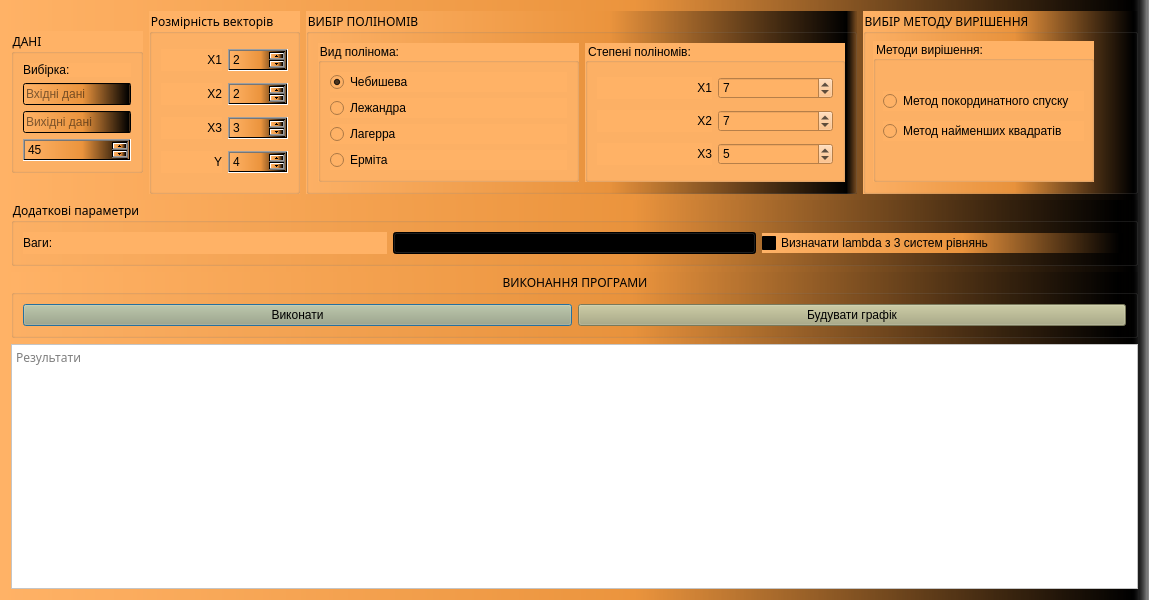
 <widget class="QWidget" name="Form">
  <property name="geometry">
   <rect>
    <x>0</x>
    <y>0</y>
    <width>1149</width>
    <height>600</height>
   </rect>
  </property>
  <property name="palette">
   <palette>
    <active>
     <colorrole role="Button">
      <brush brushstyle="LinearGradientPattern">
       <gradient startx="0.000000000000000" starty="0.000000000000000" endx="1.000000000000000" endy="0.000000000000000" type="LinearGradient" spread="PadSpread" coordinatemode="ObjectBoundingMode">
        <gradientstop position="0.000000000000000">
         <color alpha="255">
          <red>255</red>
          <green>178</green>
          <blue>102</blue>
         </color>
        </gradientstop>
        <gradientstop position="0.550000000000000">
         <color alpha="255">
          <red>235</red>
          <green>148</green>
          <blue>61</blue>
         </color>
        </gradientstop>
        <gradientstop position="0.980000000000000">
         <color alpha="255">
          <red>0</red>
          <green>0</green>
          <blue>0</blue>
         </color>
        </gradientstop>
        <gradientstop position="1.000000000000000">
         <color alpha="0">
          <red>0</red>
          <green>0</green>
          <blue>0</blue>
         </color>
        </gradientstop>
       </gradient>
      </brush>
     </colorrole>
     <colorrole role="Base">
      <brush brushstyle="LinearGradientPattern">
       <gradient startx="0.000000000000000" starty="0.000000000000000" endx="1.000000000000000" endy="0.000000000000000" type="LinearGradient" spread="PadSpread" coordinatemode="ObjectBoundingMode">
        <gradientstop position="0.000000000000000">
         <color alpha="255">
          <red>255</red>
          <green>178</green>
          <blue>102</blue>
         </color>
        </gradientstop>
        <gradientstop position="0.550000000000000">
         <color alpha="255">
          <red>235</red>
          <green>148</green>
          <blue>61</blue>
         </color>
        </gradientstop>
        <gradientstop position="0.980000000000000">
         <color alpha="255">
          <red>0</red>
          <green>0</green>
          <blue>0</blue>
         </color>
        </gradientstop>
        <gradientstop position="1.000000000000000">
         <color alpha="0">
          <red>0</red>
          <green>0</green>
          <blue>0</blue>
         </color>
        </gradientstop>
       </gradient>
      </brush>
     </colorrole>
     <colorrole role="Window">
      <brush brushstyle="LinearGradientPattern">
       <gradient startx="0.000000000000000" starty="0.000000000000000" endx="1.000000000000000" endy="0.000000000000000" type="LinearGradient" spread="PadSpread" coordinatemode="ObjectBoundingMode">
        <gradientstop position="0.000000000000000">
         <color alpha="255">
          <red>255</red>
          <green>178</green>
          <blue>102</blue>
         </color>
        </gradientstop>
        <gradientstop position="0.550000000000000">
         <color alpha="255">
          <red>235</red>
          <green>148</green>
          <blue>61</blue>
         </color>
        </gradientstop>
        <gradientstop position="0.980000000000000">
         <color alpha="255">
          <red>0</red>
          <green>0</green>
          <blue>0</blue>
         </color>
        </gradientstop>
        <gradientstop position="1.000000000000000">
         <color alpha="0">
          <red>0</red>
          <green>0</green>
          <blue>0</blue>
         </color>
        </gradientstop>
       </gradient>
      </brush>
     </colorrole>
    </active>
    <inactive>
     <colorrole role="Button">
      <brush brushstyle="LinearGradientPattern">
       <gradient startx="0.000000000000000" starty="0.000000000000000" endx="1.000000000000000" endy="0.000000000000000" type="LinearGradient" spread="PadSpread" coordinatemode="ObjectBoundingMode">
        <gradientstop position="0.000000000000000">
         <color alpha="255">
          <red>255</red>
          <green>178</green>
          <blue>102</blue>
         </color>
        </gradientstop>
        <gradientstop position="0.550000000000000">
         <color alpha="255">
          <red>235</red>
          <green>148</green>
          <blue>61</blue>
         </color>
        </gradientstop>
        <gradientstop position="0.980000000000000">
         <color alpha="255">
          <red>0</red>
          <green>0</green>
          <blue>0</blue>
         </color>
        </gradientstop>
        <gradientstop position="1.000000000000000">
         <color alpha="0">
          <red>0</red>
          <green>0</green>
          <blue>0</blue>
         </color>
        </gradientstop>
       </gradient>
      </brush>
     </colorrole>
     <colorrole role="Base">
      <brush brushstyle="LinearGradientPattern">
       <gradient startx="0.000000000000000" starty="0.000000000000000" endx="1.000000000000000" endy="0.000000000000000" type="LinearGradient" spread="PadSpread" coordinatemode="ObjectBoundingMode">
        <gradientstop position="0.000000000000000">
         <color alpha="255">
          <red>255</red>
          <green>178</green>
          <blue>102</blue>
         </color>
        </gradientstop>
        <gradientstop position="0.550000000000000">
         <color alpha="255">
          <red>235</red>
          <green>148</green>
          <blue>61</blue>
         </color>
        </gradientstop>
        <gradientstop position="0.980000000000000">
         <color alpha="255">
          <red>0</red>
          <green>0</green>
          <blue>0</blue>
         </color>
        </gradientstop>
        <gradientstop position="1.000000000000000">
         <color alpha="0">
          <red>0</red>
          <green>0</green>
          <blue>0</blue>
         </color>
        </gradientstop>
       </gradient>
      </brush>
     </colorrole>
     <colorrole role="Window">
      <brush brushstyle="LinearGradientPattern">
       <gradient startx="0.000000000000000" starty="0.000000000000000" endx="1.000000000000000" endy="0.000000000000000" type="LinearGradient" spread="PadSpread" coordinatemode="ObjectBoundingMode">
        <gradientstop position="0.000000000000000">
         <color alpha="255">
          <red>255</red>
          <green>178</green>
          <blue>102</blue>
         </color>
        </gradientstop>
        <gradientstop position="0.550000000000000">
         <color alpha="255">
          <red>235</red>
          <green>148</green>
          <blue>61</blue>
         </color>
        </gradientstop>
        <gradientstop position="0.980000000000000">
         <color alpha="255">
          <red>0</red>
          <green>0</green>
          <blue>0</blue>
         </color>
        </gradientstop>
        <gradientstop position="1.000000000000000">
         <color alpha="0">
          <red>0</red>
          <green>0</green>
          <blue>0</blue>
         </color>
        </gradientstop>
       </gradient>
      </brush>
     </colorrole>
    </inactive>
    <disabled>
     <colorrole role="Button">
      <brush brushstyle="LinearGradientPattern">
       <gradient startx="0.000000000000000" starty="0.000000000000000" endx="1.000000000000000" endy="0.000000000000000" type="LinearGradient" spread="PadSpread" coordinatemode="ObjectBoundingMode">
        <gradientstop position="0.000000000000000">
         <color alpha="255">
          <red>255</red>
          <green>178</green>
          <blue>102</blue>
         </color>
        </gradientstop>
        <gradientstop position="0.550000000000000">
         <color alpha="255">
          <red>235</red>
          <green>148</green>
          <blue>61</blue>
         </color>
        </gradientstop>
        <gradientstop position="0.980000000000000">
         <color alpha="255">
          <red>0</red>
          <green>0</green>
          <blue>0</blue>
         </color>
        </gradientstop>
        <gradientstop position="1.000000000000000">
         <color alpha="0">
          <red>0</red>
          <green>0</green>
          <blue>0</blue>
         </color>
        </gradientstop>
       </gradient>
      </brush>
     </colorrole>
     <colorrole role="Base">
      <brush brushstyle="LinearGradientPattern">
       <gradient startx="0.000000000000000" starty="0.000000000000000" endx="1.000000000000000" endy="0.000000000000000" type="LinearGradient" spread="PadSpread" coordinatemode="ObjectBoundingMode">
        <gradientstop position="0.000000000000000">
         <color alpha="255">
          <red>255</red>
          <green>178</green>
          <blue>102</blue>
         </color>
        </gradientstop>
        <gradientstop position="0.550000000000000">
         <color alpha="255">
          <red>235</red>
          <green>148</green>
          <blue>61</blue>
         </color>
        </gradientstop>
        <gradientstop position="0.980000000000000">
         <color alpha="255">
          <red>0</red>
          <green>0</green>
          <blue>0</blue>
         </color>
        </gradientstop>
        <gradientstop position="1.000000000000000">
         <color alpha="0">
          <red>0</red>
          <green>0</green>
          <blue>0</blue>
         </color>
        </gradientstop>
       </gradient>
      </brush>
     </colorrole>
     <colorrole role="Window">
      <brush brushstyle="LinearGradientPattern">
       <gradient startx="0.000000000000000" starty="0.000000000000000" endx="1.000000000000000" endy="0.000000000000000" type="LinearGradient" spread="PadSpread" coordinatemode="ObjectBoundingMode">
        <gradientstop position="0.000000000000000">
         <color alpha="255">
          <red>255</red>
          <green>178</green>
          <blue>102</blue>
         </color>
        </gradientstop>
        <gradientstop position="0.550000000000000">
         <color alpha="255">
          <red>235</red>
          <green>148</green>
          <blue>61</blue>
         </color>
        </gradientstop>
        <gradientstop position="0.980000000000000">
         <color alpha="255">
          <red>0</red>
          <green>0</green>
          <blue>0</blue>
         </color>
        </gradientstop>
        <gradientstop position="1.000000000000000">
         <color alpha="0">
          <red>0</red>
          <green>0</green>
          <blue>0</blue>
         </color>
        </gradientstop>
       </gradient>
      </brush>
     </colorrole>
    </disabled>
   </palette>
  </property>
  <property name="font">
   <font>
    <family>Microsoft New Tai Lue</family>
    <weight>50</weight>
    <bold>false</bold>
   </font>
  </property>
  <property name="windowTitle">
   <string>Form1</string>
  </property>
  <property name="autoFillBackground">
   <bool>false</bool>
  </property>
  <property name="styleSheet">
   <string notr="true">background-color:qlineargradient(spread:pad, x1:0, y1:0, x2:1, y2:0, stop:0 rgba(255, 178, 102, 255), stop:0.55 rgba(235, 148, 61, 255), stop:0.98 rgba(0, 0, 0, 255), stop:1 rgba(0, 0, 0, 0))</string>
  </property>
  <layout class="QGridLayout" name="gridLayout_2">
   <item row="1" column="0" colspan="5">
    <widget class="QGroupBox" name="groupBox_7">
     <property name="title">
      <string>Додаткові параметри</string>
     </property>
     <layout class="QHBoxLayout" name="horizontalLayout_3">
      <item>
       <widget class="QLabel" name="label_9">
        <property name="autoFillBackground">
         <bool>false</bool>
        </property>
        <property name="styleSheet">
         <string notr="true">background-color: rgba(255, 178, 102, 255)</string>
        </property>
        <property name="text">
         <string>Ваги:</string>
        </property>
       </widget>
      </item>
      <item>
       <widget class="QComboBox" name="weights_box">
        <property name="currentText">
         <string>average</string>
        </property>
        <item>
         <property name="text">
          <string>average</string>
         </property>
        </item>
        <item>
         <property name="text">
          <string>scaled</string>
         </property>
        </item>
        <item>
         <property name="text">
          <string>width_interval</string>
         </property>
        </item>
       </widget>
      </item>
      <item>
       <widget class="QCheckBox" name="lambda_check">
        <property name="autoFillBackground">
         <bool>false</bool>
        </property>
        <property name="styleSheet">
         <string notr="true">background-color: qlineargradient(spread:pad, x1:0, y1:0, x2:1, y2:0, stop:0 rgba(255, 178, 102, 255), stop:0.55 rgba(235, 148, 61, 255), stop:0.98 rgba(0, 0, 0, 255), stop:1 rgba(0, 0, 0, 0));</string>
        </property>
        <property name="text">
         <string>Визначати lambda з 3 систем рівнянь</string>
        </property>
       </widget>
      </item>
     </layout>
    </widget>
   </item>
   <item row="0" column="2" colspan="2">
    <widget class="QGroupBox" name="groupBox_5">
     <property name="title">
      <string>ВИБІР ПОЛІНОМІВ</string>
     </property>
     <layout class="QHBoxLayout" name="horizontalLayout">
      <item>
       <widget class="QGroupBox" name="groupBox_3">
        <property name="styleSheet">
         <string notr="true">background-color: rgba(255, 178, 102, 255)</string>
        </property>
        <property name="title">
         <string>Вид полінома:</string>
        </property>
        <layout class="QVBoxLayout" name="verticalLayout">
         <item>
          <widget class="QRadioButton" name="radio_cheb">
           <property name="styleSheet">
            <string notr="true">background-color: rgba(255, 178, 102, 255)</string>
           </property>
           <property name="text">
            <string>Чебишева</string>
           </property>
           <property name="checked">
            <bool>true</bool>
           </property>
          </widget>
         </item>
         <item>
          <widget class="QRadioButton" name="radio_legend">
           <property name="styleSheet">
            <string notr="true">background-color:rgba(255, 178, 102, 255)</string>
           </property>
           <property name="text">
            <string>Лежандра</string>
           </property>
          </widget>
         </item>
         <item>
          <widget class="QRadioButton" name="radio_lagg">
           <property name="styleSheet">
            <string notr="true">background-color: rgba(255, 178, 102, 255)</string>
           </property>
           <property name="text">
            <string>Лагерра</string>
           </property>
          </widget>
         </item>
         <item>
          <widget class="QRadioButton" name="radio_herm">
           <property name="styleSheet">
            <string notr="true">background-color:rgba(255, 178, 102, 255)</string>
           </property>
           <property name="text">
            <string>Ерміта</string>
           </property>
          </widget>
         </item>
        </layout>
       </widget>
      </item>
      <item>
       <widget class="QGroupBox" name="groupBox_4">
        <property name="styleSheet">
         <string notr="true">background-color: rgba(255, 178, 102, 255)</string>
        </property>
        <property name="title">
         <string>Степені поліномів:</string>
        </property>
        <layout class="QGridLayout" name="gridLayout_4">
         <item row="1" column="1">
          <widget class="QSpinBox" name="x2_deg">
           <property name="value">
            <number>7</number>
           </property>
          </widget>
         </item>
         <item row="0" column="0">
          <widget class="QLabel" name="label_6">
           <property name="styleSheet">
            <string notr="true">background-color: rgba(255, 178, 102, 255)</string>
           </property>
           <property name="text">
            <string>X1</string>
           </property>
           <property name="alignment">
            <set>Qt::AlignRight|Qt::AlignTrailing|Qt::AlignVCenter</set>
           </property>
          </widget>
         </item>
         <item row="0" column="1">
          <widget class="QSpinBox" name="x1_deg">
           <property name="value">
            <number>7</number>
           </property>
          </widget>
         </item>
         <item row="2" column="0">
          <widget class="QLabel" name="label_7">
           <property name="styleSheet">
            <string notr="true">background-color: rgba(255, 178, 102, 255)</string>
           </property>
           <property name="text">
            <string>X3</string>
           </property>
           <property name="alignment">
            <set>Qt::AlignRight|Qt::AlignTrailing|Qt::AlignVCenter</set>
           </property>
          </widget>
         </item>
         <item row="2" column="1">
          <widget class="QSpinBox" name="x3_deg">
           <property name="value">
            <number>5</number>
           </property>
          </widget>
         </item>
         <item row="1" column="0">
          <widget class="QLabel" name="label_8">
           <property name="styleSheet">
            <string notr="true">background-color:rgba(255, 178, 102, 255)</string>
           </property>
           <property name="text">
            <string>X2</string>
           </property>
           <property name="alignment">
            <set>Qt::AlignRight|Qt::AlignTrailing|Qt::AlignVCenter</set>
           </property>
          </widget>
         </item>
        </layout>
       </widget>
      </item>
     </layout>
    </widget>
   </item>
   <item row="2" column="0" colspan="5">
    <widget class="QGroupBox" name="groupBox_6">
     <property name="title">
      <string>ВИКОНАННЯ ПРОГРАМИ</string>
     </property>
     <property name="alignment">
      <set>Qt::AlignCenter</set>
     </property>
     <layout class="QHBoxLayout" name="horizontalLayout_2">
      <item>
       <widget class="QPushButton" name="exec_button">
        <property name="autoFillBackground">
         <bool>false</bool>
        </property>
        <property name="styleSheet">
         <string notr="true">background-color: rgb(170, 170, 127);</string>
        </property>
        <property name="text">
         <string>Виконати</string>
        </property>
        <property name="default">
         <bool>true</bool>
        </property>
        <property name="flat">
         <bool>false</bool>
        </property>
       </widget>
      </item>
      <item>
       <widget class="QPushButton" name="plot_button">
        <property name="styleSheet">
         <string notr="true">background-color: rgb(170, 170, 127);</string>
        </property>
        <property name="text">
         <string>Будувати графік</string>
        </property>
       </widget>
      </item>
     </layout>
    </widget>
   </item>
   <item row="0" column="1">
    <widget class="QGroupBox" name="groupBox_2">
     <property name="sizePolicy">
      <sizepolicy hsizetype="Fixed" vsizetype="Preferred">
       <horstretch>0</horstretch>
       <verstretch>0</verstretch>
      </sizepolicy>
     </property>
     <property name="palette">
      <palette>
       <active>
        <colorrole role="Button">
         <brush brushstyle="SolidPattern">
          <color alpha="255">
           <red>255</red>
           <green>178</green>
           <blue>102</blue>
          </color>
         </brush>
        </colorrole>
        <colorrole role="Base">
         <brush brushstyle="SolidPattern">
          <color alpha="255">
           <red>255</red>
           <green>178</green>
           <blue>102</blue>
          </color>
         </brush>
        </colorrole>
        <colorrole role="Window">
         <brush brushstyle="SolidPattern">
          <color alpha="255">
           <red>255</red>
           <green>178</green>
           <blue>102</blue>
          </color>
         </brush>
        </colorrole>
       </active>
       <inactive>
        <colorrole role="Button">
         <brush brushstyle="SolidPattern">
          <color alpha="255">
           <red>255</red>
           <green>178</green>
           <blue>102</blue>
          </color>
         </brush>
        </colorrole>
        <colorrole role="Base">
         <brush brushstyle="SolidPattern">
          <color alpha="255">
           <red>255</red>
           <green>178</green>
           <blue>102</blue>
          </color>
         </brush>
        </colorrole>
        <colorrole role="Window">
         <brush brushstyle="SolidPattern">
          <color alpha="255">
           <red>255</red>
           <green>178</green>
           <blue>102</blue>
          </color>
         </brush>
        </colorrole>
       </inactive>
       <disabled>
        <colorrole role="Button">
         <brush brushstyle="SolidPattern">
          <color alpha="255">
           <red>255</red>
           <green>178</green>
           <blue>102</blue>
          </color>
         </brush>
        </colorrole>
        <colorrole role="Base">
         <brush brushstyle="SolidPattern">
          <color alpha="255">
           <red>255</red>
           <green>178</green>
           <blue>102</blue>
          </color>
         </brush>
        </colorrole>
        <colorrole role="Window">
         <brush brushstyle="SolidPattern">
          <color alpha="255">
           <red>255</red>
           <green>178</green>
           <blue>102</blue>
          </color>
         </brush>
        </colorrole>
       </disabled>
      </palette>
     </property>
     <property name="styleSheet">
      <string notr="true">background-color: rgba(255, 178, 102, 255)</string>
     </property>
     <property name="title">
      <string>Розмірність векторів</string>
     </property>
     <layout class="QGridLayout" name="gridLayout_3">
      <item row="2" column="0">
       <widget class="QLabel" name="label_4">
        <property name="styleSheet">
         <string notr="true">background-color: rgba(255, 178, 102, 255)</string>
        </property>
        <property name="text">
         <string>X3</string>
        </property>
        <property name="alignment">
         <set>Qt::AlignRight|Qt::AlignTrailing|Qt::AlignVCenter</set>
        </property>
       </widget>
      </item>
      <item row="0" column="1">
       <widget class="QSpinBox" name="x1_dim">
        <property name="styleSheet">
         <string notr="true">background-color: qlineargradient(spread:pad, x1:0, y1:0, x2:1, y2:0, stop:0 rgba(255, 178, 102, 255), stop:0.55 rgba(235, 148, 61, 255), stop:0.98 rgba(0, 0, 0, 255), stop:1 rgba(0, 0, 0, 0));</string>
        </property>
        <property name="value">
         <number>2</number>
        </property>
       </widget>
      </item>
      <item row="0" column="0">
       <widget class="QLabel" name="label_2">
        <property name="styleSheet">
         <string notr="true">background-color: rgba(255, 178, 102, 255)</string>
        </property>
        <property name="text">
         <string>X1</string>
        </property>
        <property name="alignment">
         <set>Qt::AlignRight|Qt::AlignTrailing|Qt::AlignVCenter</set>
        </property>
       </widget>
      </item>
      <item row="3" column="1">
       <widget class="QSpinBox" name="y_dim">
        <property name="styleSheet">
         <string notr="true">background-color: qlineargradient(spread:pad, x1:0, y1:0, x2:1, y2:0, stop:0 rgba(255, 178, 102, 255), stop:0.55 rgba(235, 148, 61, 255), stop:0.98 rgba(0, 0, 0, 255), stop:1 rgba(0, 0, 0, 0));</string>
        </property>
        <property name="value">
         <number>4</number>
        </property>
       </widget>
      </item>
      <item row="1" column="0">
       <widget class="QLabel" name="label_3">
        <property name="styleSheet">
         <string notr="true">background-color: rgba(255, 178, 102, 255)</string>
        </property>
        <property name="text">
         <string>X2</string>
        </property>
        <property name="alignment">
         <set>Qt::AlignRight|Qt::AlignTrailing|Qt::AlignVCenter</set>
        </property>
       </widget>
      </item>
      <item row="3" column="0">
       <widget class="QLabel" name="label_5">
        <property name="styleSheet">
         <string notr="true">background-color: rgba(255, 178, 102, 255)</string>
        </property>
        <property name="text">
         <string>Y</string>
        </property>
        <property name="alignment">
         <set>Qt::AlignRight|Qt::AlignTrailing|Qt::AlignVCenter</set>
        </property>
       </widget>
      </item>
      <item row="1" column="1">
       <widget class="QSpinBox" name="x2_dim">
        <property name="styleSheet">
         <string notr="true">background-color: qlineargradient(spread:pad, x1:0, y1:0, x2:1, y2:0, stop:0 rgba(255, 178, 102, 255), stop:0.55 rgba(235, 148, 61, 255), stop:0.98 rgba(0, 0, 0, 255), stop:1 rgba(0, 0, 0, 0));</string>
        </property>
        <property name="value">
         <number>2</number>
        </property>
       </widget>
      </item>
      <item row="2" column="1">
       <widget class="QSpinBox" name="x3_dim">
        <property name="styleSheet">
         <string notr="true">background-color: qlineargradient(spread:pad, x1:0, y1:0, x2:1, y2:0, stop:0 rgba(255, 178, 102, 255), stop:0.55 rgba(235, 148, 61, 255), stop:0.98 rgba(0, 0, 0, 255), stop:1 rgba(0, 0, 0, 0));</string>
        </property>
        <property name="value">
         <number>3</number>
        </property>
       </widget>
      </item>
     </layout>
    </widget>
   </item>
   <item row="3" column="0" colspan="5">
    <widget class="QTextBrowser" name="results_field">
     <property name="autoFillBackground">
      <bool>false</bool>
     </property>
     <property name="styleSheet">
      <string notr="true">background-color: rgb(255, 255, 255);</string>
     </property>
     <property name="lineWrapMode">
      <enum>QTextEdit::NoWrap</enum>
     </property>
     <property name="readOnly">
      <bool>true</bool>
     </property>
     <property name="html">
      <string>&lt;!DOCTYPE HTML PUBLIC &quot;-//W3C//DTD HTML 4.0//EN&quot; &quot;http://www.w3.org/TR/REC-html40/strict.dtd&quot;&gt;
&lt;html&gt;&lt;head&gt;&lt;meta name=&quot;qrichtext&quot; content=&quot;1&quot; /&gt;&lt;style type=&quot;text/css&quot;&gt;
p, li { white-space: pre-wrap; }
&lt;/style&gt;&lt;/head&gt;&lt;body style=&quot; font-family:'MS Shell Dlg 2'; font-size:7.8pt; font-weight:400; font-style:normal;&quot;&gt;
&lt;p style=&quot;-qt-paragraph-type:empty; margin-top:0px; margin-bottom:0px; margin-left:0px; margin-right:0px; -qt-block-indent:0; text-indent:0px; font-family:'.Menio Regular'; font-size:10pt;&quot;&gt;&lt;br /&gt;&lt;/p&gt;&lt;/body&gt;&lt;/html&gt;</string>
     </property>
     <property name="placeholderText">
      <string>Результати</string>
     </property>
    </widget>
   </item>
   <item row="0" column="4">
    <widget class="QGroupBox" name="groupBox_8">
     <property name="title">
      <string>ВИБІР МЕТОДУ ВИРІШЕННЯ</string>
     </property>
     <widget class="QGroupBox" name="groupBox_9">
      <property name="geometry">
       <rect>
        <x>10</x>
        <y>30</y>
        <width>221</width>
        <height>141</height>
       </rect>
      </property>
      <property name="styleSheet">
       <string notr="true">background-color:rgba(255, 178, 102, 255)</string>
      </property>
      <property name="title">
       <string>Методи вирішення:</string>
      </property>
      <widget class="QRadioButton" name="radioConjucateGrad">
       <property name="geometry">
        <rect>
         <x>10</x>
         <y>50</y>
         <width>201</width>
         <height>20</height>
        </rect>
       </property>
       <property name="text">
        <string>Метод покординатного спуску</string>
       </property>
      </widget>
      <widget class="QRadioButton" name="radioLSTM">
       <property name="geometry">
        <rect>
         <x>10</x>
         <y>80</y>
         <width>201</width>
         <height>20</height>
        </rect>
       </property>
       <property name="text">
        <string>Метод найменших квадратів</string>
       </property>
      </widget>
     </widget>
    </widget>
   </item>
   <item row="0" column="0">
    <widget class="QGroupBox" name="groupBox">
     <property name="enabled">
      <bool>true</bool>
     </property>
     <property name="palette">
      <palette>
       <active>
        <colorrole role="Button">
         <brush brushstyle="SolidPattern">
          <color alpha="255">
           <red>255</red>
           <green>178</green>
           <blue>102</blue>
          </color>
         </brush>
        </colorrole>
        <colorrole role="Base">
         <brush brushstyle="SolidPattern">
          <color alpha="255">
           <red>255</red>
           <green>178</green>
           <blue>102</blue>
          </color>
         </brush>
        </colorrole>
        <colorrole role="Window">
         <brush brushstyle="SolidPattern">
          <color alpha="255">
           <red>255</red>
           <green>178</green>
           <blue>102</blue>
          </color>
         </brush>
        </colorrole>
       </active>
       <inactive>
        <colorrole role="Button">
         <brush brushstyle="SolidPattern">
          <color alpha="255">
           <red>255</red>
           <green>178</green>
           <blue>102</blue>
          </color>
         </brush>
        </colorrole>
        <colorrole role="Base">
         <brush brushstyle="SolidPattern">
          <color alpha="255">
           <red>255</red>
           <green>178</green>
           <blue>102</blue>
          </color>
         </brush>
        </colorrole>
        <colorrole role="Window">
         <brush brushstyle="SolidPattern">
          <color alpha="255">
           <red>255</red>
           <green>178</green>
           <blue>102</blue>
          </color>
         </brush>
        </colorrole>
       </inactive>
       <disabled>
        <colorrole role="Button">
         <brush brushstyle="SolidPattern">
          <color alpha="255">
           <red>255</red>
           <green>178</green>
           <blue>102</blue>
          </color>
         </brush>
        </colorrole>
        <colorrole role="Base">
         <brush brushstyle="SolidPattern">
          <color alpha="255">
           <red>255</red>
           <green>178</green>
           <blue>102</blue>
          </color>
         </brush>
        </colorrole>
        <colorrole role="Window">
         <brush brushstyle="SolidPattern">
          <color alpha="255">
           <red>255</red>
           <green>178</green>
           <blue>102</blue>
          </color>
         </brush>
        </colorrole>
       </disabled>
      </palette>
     </property>
     <property name="focusPolicy">
      <enum>Qt::WheelFocus</enum>
     </property>
     <property name="layoutDirection">
      <enum>Qt::LeftToRight</enum>
     </property>
     <property name="styleSheet">
      <string notr="true">max-width: 250px;
background-color: rgba(255, 178, 102, 255)</string>
     </property>
     <property name="title">
      <string>ДАНІ</string>
     </property>
     <layout class="QVBoxLayout" name="verticalLayout_2">
      <property name="sizeConstraint">
       <enum>QLayout::SetFixedSize</enum>
      </property>
      <item>
       <widget class="QLabel" name="label">
        <property name="styleSheet">
         <string notr="true">background-color: rgba(255, 178, 102, 255)</string>
        </property>
        <property name="text">
         <string>Вибірка:</string>
        </property>
       </widget>
      </item>
      <item>
       <widget class="QLineEdit" name="line_input">
        <property name="styleSheet">
         <string notr="true">background-color: qlineargradient(spread:pad, x1:0, y1:0, x2:1, y2:0, stop:0 rgba(255, 178, 102, 255), stop:0.55 rgba(235, 148, 61, 255), stop:0.98 rgba(0, 0, 0, 255), stop:1 rgba(0, 0, 0, 0));</string>
        </property>
        <property name="placeholderText">
         <string>Вхідні дані</string>
        </property>
       </widget>
      </item>
      <item>
       <widget class="QLineEdit" name="line_output">
        <property name="styleSheet">
         <string notr="true">background-color: qlineargradient(spread:pad, x1:0, y1:0, x2:1, y2:0, stop:0 rgba(255, 178, 102, 255), stop:0.55 rgba(235, 148, 61, 255), stop:0.98 rgba(0, 0, 0, 255), stop:1 rgba(0, 0, 0, 0));</string>
        </property>
        <property name="placeholderText">
         <string>Вихідні дані</string>
        </property>
       </widget>
      </item>
      <item>
       <widget class="QSpinBox" name="sample_spin">
        <property name="styleSheet">
         <string notr="true">background-color: qlineargradient(spread:pad, x1:0, y1:0, x2:1, y2:0, stop:0 rgba(255, 178, 102, 255), stop:0.55 rgba(235, 148, 61, 255), stop:0.98 rgba(0, 0, 0, 255), stop:1 rgba(0, 0, 0, 0));</string>
        </property>
        <property name="maximum">
         <number>999</number>
        </property>
        <property name="value">
         <number>45</number>
        </property>
       </widget>
      </item>
     </layout>
    </widget>
   </item>
  </layout>
 </widget>
